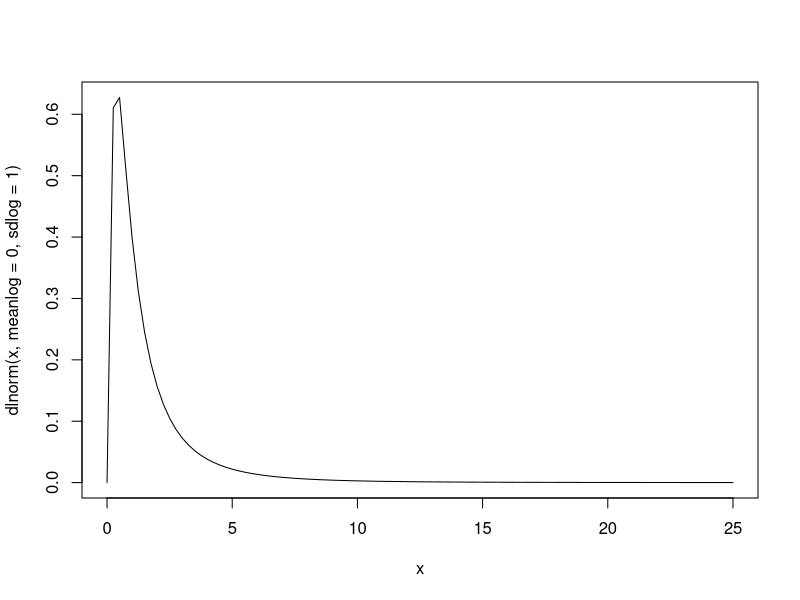
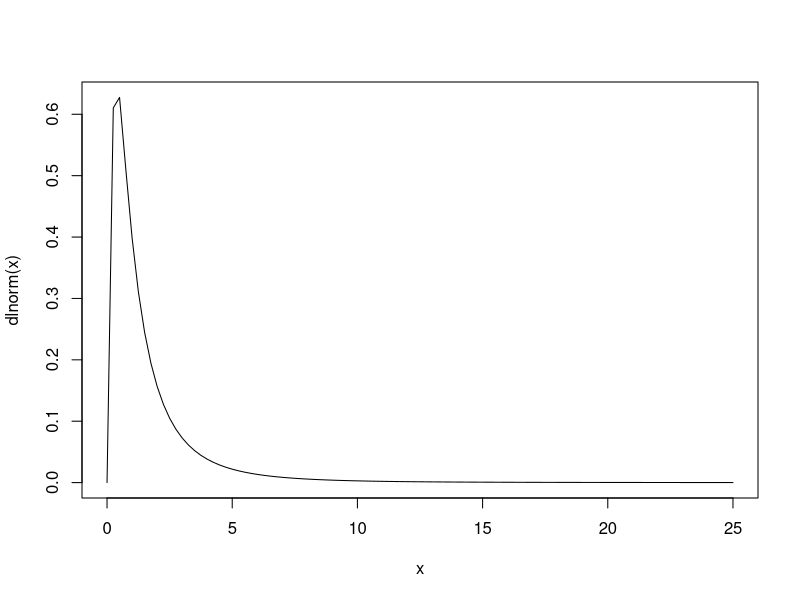
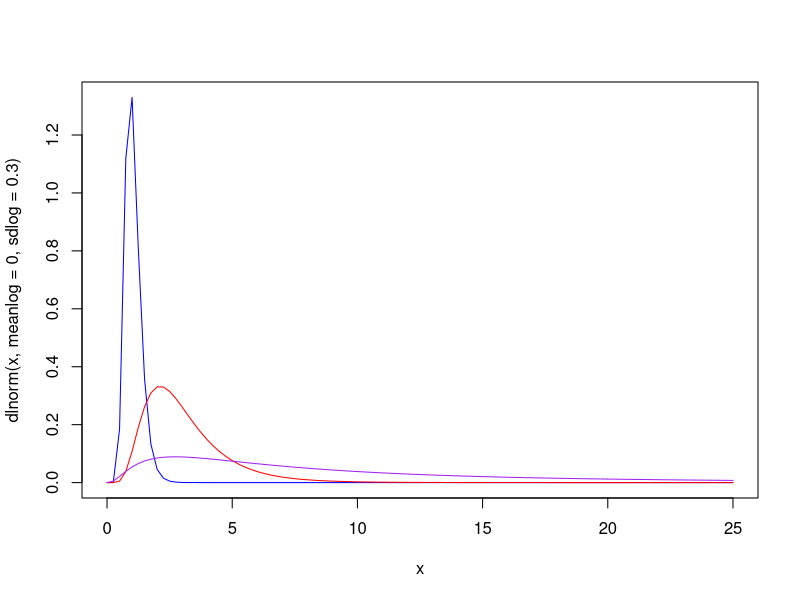

The R script that drew these images, in order:
# plot log normal distribution


# example 1
curve(dlnorm(x, meanlog = 0, sdlog = 1), from = 0, to = 25)


# example 2
curve(dlnorm(x), from = 0, to = 25)


# example 3
curve(dlnorm(x, meanlog=0, sdlog=.3), from=0, to=25, col='blue')
curve(dlnorm(x, meanlog=1, sdlog=.5), from=0, to=25, col='red', add=TRUE)
curve(dlnorm(x, meanlog=2, sdlog=1), from=0, to=25, col='purple', add=TRUE)



















